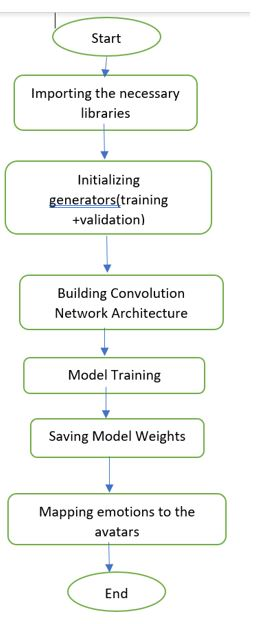
#> input picture workflow.JPG, 264 x 624 px, given in place of the camera
$ jupyter execute --allow-errors construct_emoji.ipynb   (text cells are left out)
#> lines starting #> are read from the running program, lines starting #| are printed output that depends on the picture
[cell 1]
# Importing libraries
import pandas as pd
import numpy as np
import math
import cv2

from keras.models import Sequential
from keras.layers import Dense, Dropout, Flatten
from keras.layers import Conv2D
from keras.optimizers import Adam
from keras.layers import MaxPooling2D
from keras.preprocessing.image import ImageDataGenerator
from keras.utils.vis_utils import plot_model

import pydot
import pydotplus
from keras.utils.vis_utils import model_to_dot

import os.path
from os import path

import tkinter as tk
from tkinter import *
from PIL import Image, ImageTk
from imutils import resize

print('Libraries imported successfully!')

[cell 2]
# Project Hyperparameters
SCALAR = 255
ACTIVATION = 'relu'
ACTIVATION_2 = 'softmax'
LOSS_FUNC = 'categorical_crossentropy'
LEARNING_RATE = 0.0001
DECAY=1e-6
STEPS = 28709 // 64
VAL_STEPS = 7178 // 64
EPOCHS = 50

[cell 3]
# Face bounding box properties in a dictionary
dict_faces = {
    0: "Angry",
    1: "Disgusted",
    2: "Fearful",
    3: "Happy",
    4: "Neutral",
    5: "Sad",
    6: "Surprised"
}

#> (a cell that did not finish here is left out)

[cell 5]
## Design a CNN model

'''
Model structure:
----------------
Conv2D layer: kernel number 32, kernel size 3,3, relu activation, accepted input shape 48,48,1
Conv2D layer: kernel number 64, kernel size 3,3, relu activation
Max pooling layer: pooling window size 2,2
Apply dropout: rate 0.20

Conv2D layer: kernel number 128, kernel size 3,3, relu activation
Max pooling layer: pooling window size 2,2
Apply dropout: rate 0.20

Fully conected dense layer 1
Fully connected dense layer 2
'''

def CNN():
    # Initialize a keras sequential model
    model = Sequential()

    # Set dropout rate
    rate_1 = 0.20
    rate_2 = 0.22
    rate_3 = 0.35

    # 2D convolution layer 1
    model.add(Conv2D(
        32,
        kernel_size=(3, 3),
        activation=ACTIVATION,
        input_shape=(48,48,1)))

    # 2D convolution layer 2: apply on output of previous Conv2D
    model.add(Conv2D(
        64,
        kernel_size=(3, 3),
        activation=ACTIVATION))

    # Apply max pooling on the output of previous Conv2D
    model.add(MaxPooling2D(pool_size=(2, 2)))

    # Apply dropout, rate_1 = 0.20
    # It will disable 20% neural connections
    model.add(Dropout(rate_1))

    # 2D convolution layer 3: apply on output of previous Conv2D
    model.add(Conv2D(
        128,
        kernel_size=(3, 3),
        activation=ACTIVATION))

    # Apply max pooling on the output of previous Conv2D
    model.add(MaxPooling2D(pool_size=(2, 2)))

    # 2D convolution layer 4: apply on output of previous Conv2D
    model.add(Conv2D(
        128,
        kernel_size=(3, 3),
        activation=ACTIVATION))

    # Apply max pooling on the output of previous Conv2D
    model.add(MaxPooling2D(pool_size=(2, 2)))

    # Apply dropout, rate_1 = 0.22
    model.add(Dropout(rate_2))

    # Fully connected layer 1: Flatten pixel values
    # It converts multi-dimensional data into one dimension
    model.add(Flatten())
    model.add(Dense(1024, activation=ACTIVATION))

    # Apply dropout, rate_1 = 0.35
    model.add(Dropout(rate_3))

    # Fully connected layer 2
    model.add(Dense(7, activation=ACTIVATION_2))

    return model

[cell 6]
print('Generating a CNN model...')

#> (the rest of this cell did not finish here and is left out)

[cell 7]
# Configure model with necessary hyperparameters:
# loss function, optimizer, learning rate, weight decay
has_path = path.exists('model.h5')

#> (the rest of this cell did not finish here and is left out)

[cell 8]
# Apply fit generator and save generated model weights
# It fits the model with previous configurations and assign others steps and epochs to the model
has_path = path.exists('model.h5')

#> (the rest of this cell did not finish here and is left out)

[cell 9]
##Referred https://data-flair.training/blogs/create-emoji-with-deep-learning/

cv2.ocl.setUseOpenCL(False)
cap = cv2.VideoCapture(0)

emoji_dist={0:"./emojis/angry.png",1:"./emojis/disgusted.png",2:"./emojis/fearful.png",3:"./emojis/happy.png",4:"./emojis/neutral.png",5:"./emojis/sad.png",6:"./emojis/surprised.png"}

while True:
    ret, frame = cap.read()
#> frame is the input picture: shape (624, 264, 3); mean B, G, R 243.3, 246, 244.4

    if not ret:
        break

    bounding_box = cv2.CascadeClassifier('C:/Users/medha/anaconda3/envs/deeplearning/Library/etc/haarcascades/haarcascade_frontalface_default.xml')
    gray_frame = cv2.cvtColor(frame, cv2.COLOR_BGR2GRAY)#COLOR_BGR2GRAY
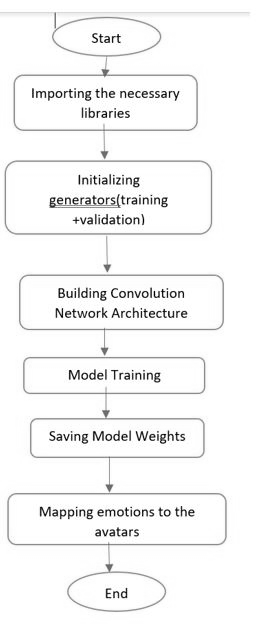
#> gray_frame: shape (624, 264); min 0, max 255, mean 245.2
    num_faces = bounding_box.detectMultiScale(gray_frame,scaleFactor=1.3, minNeighbors=5)
#> num_faces = ()

    for (x, y, w, h) in num_faces:
        cv2.rectangle(frame, (x, y-50), (x+w, y+h+10), (255, 0, 0), 2)
        roi_gray_frame = gray_frame[y:y + h, x:x + w]
        cropped_img = np.expand_dims(np.expand_dims(cv2.resize(roi_gray_frame, (48, 48)), -1), 0)
        emotion_prediction = model.predict(cropped_img)
        mindex = int(np.argmax(emotion_prediction))
        cv2.putText(frame, dict_faces[mindex], (x+20, y-60), cv2.FONT_HERSHEY_SIMPLEX, 1, (255, 255, 255), 2, cv2.LINE_AA)

        test_image=cv2.imread(emoji_dist[mindex])
        image_resize=resize(test_image,height=120,width=120)
        t_image=cv2.cvtColor(image_resize,cv2.COLOR_BGR2BGRA)


        frame_h,frame_w,frame_c=frame.shape
        overlay=np.zeros((frame_h,frame_w,4),dtype='uint8')
        t_image_h,t_image_w,t_image_c=t_image.shape

        frame=cv2.cvtColor(frame,cv2.COLOR_BGR2BGRA)

        for i in range(0,t_image_h):
            for j in range(0,t_image_w):
                if(t_image[i,j][3]!=0):
                    overlay[i+10,j+10]=t_image[i,j]
        cv2.addWeighted(overlay,0.8,frame,0.4,0,frame)


    cv2.imshow('Video', cv2.resize(frame,(1200,860),interpolation = cv2.INTER_CUBIC))
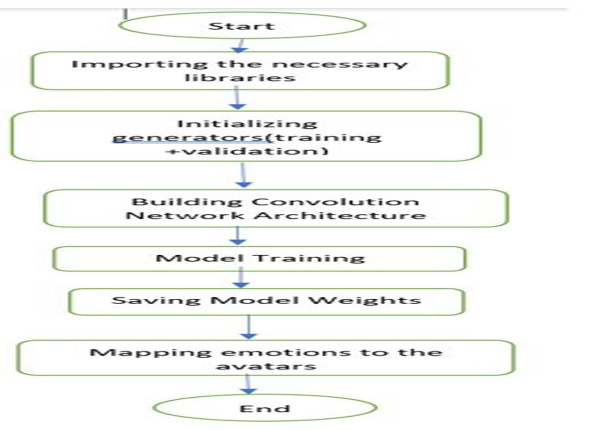
#> window 'Video': shape (860, 1200, 3) (shown at 1/2 size); mean B, G, R 243.1, 245.7, 244.2

    k=cv2.waitKey(10) & 0xFF
#> (key Esc is pressed here)
    if k==27:
        break

cap.release()
cv2.destroyAllWindows()
